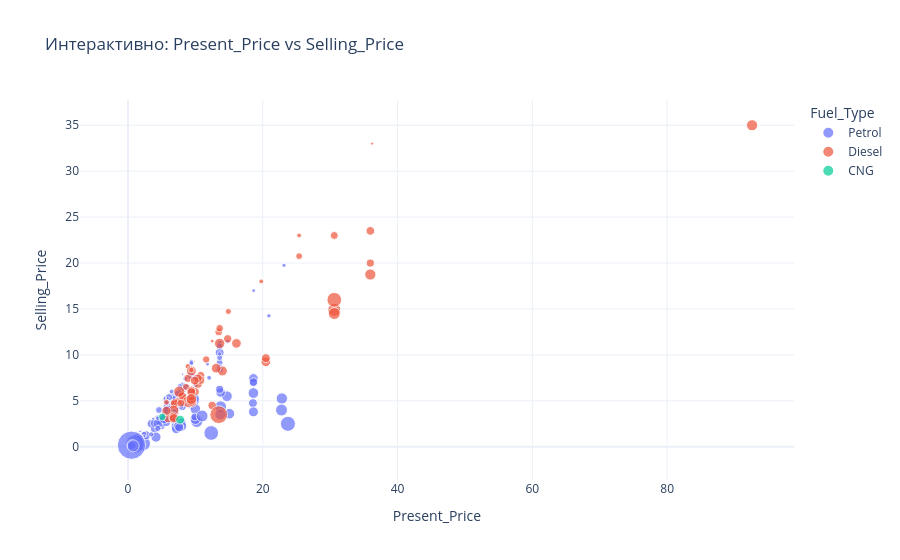

Here is the notebook cell this chart was saved with:
### Markdown cell above
Вывод: На графика видна зависимость, чем старше автомобиль,тем он дешевле.

### Code cell
fig = px.scatter(
    df_clean,
    x="Present_Price",
    y="Selling_Price",
    color="Fuel_Type",
    size="Driven_kms",
    hover_data=["Car_Name", "Car_Age", "Transmission", "Selling_type"],
    title="Интерактивно: Present_Price vs Selling_Price",
    template="plotly_white"
)
fig.write_html("../eda/05_present_vs_selling_price.html")
fig.show()

### Figure 1 — Plotly figure (JSON) as saved in the notebook; plotly's stock layout.template omitted (floating-point values rounded to 4 significant figures; data arrays with more than 128 entries replaced by an {"elided": "..."} marker saying what was removed)
{"data": [{"customdata": {"elided": "239x4 mixed values"}, "hovertemplate": "Fuel_Type=Petrol<br>Present_Price=%{x}<br>Selling_Price=%{y}<br>Driven_kms=%{marker.size}<br>Car_Name=%{customdata[0]}<br>Car_Age=%{customdata[1]}<br>Transmission=%{customdata[2]}<br>Selling_type=%{customdata[3]}<extra></extra>", "legendgroup": "Petrol", "marker": {"color": "#636efa", "size": {"elided": "239 int values"}, "sizemode": "area", "sizeref": 1250, "symbol": "circle"}, "mode": "markers", "name": "Petrol", "orientation": "v", "showlegend": true, "type": "scatter", "x": {"elided": "239 float values"}, "xaxis": "x", "y": {"elided": "239 float values"}, "yaxis": "y"}, {"customdata": {"elided": "58x4 mixed values"}, "hovertemplate": "Fuel_Type=Diesel<br>Present_Price=%{x}<br>Selling_Price=%{y}<br>Driven_kms=%{marker.size}<br>Car_Name=%{customdata[0]}<br>Car_Age=%{customdata[1]}<br>Transmission=%{customdata[2]}<br>Selling_type=%{customdata[3]}<extra></extra>", "legendgroup": "Diesel", "marker": {"color": "#EF553B", "size": [43000, 42450, 2071, 33429, 20273, 42367, 51000, 43000, 41678, 45000, 51439, 39000, 45000, 45000, 45780, 104707, 40000, 15000, 135000, 41000, 78000, 47000, 6000, 45000, 59000, 71000, 45000, 83000, 89000, 23000, 40000, 15000, 38000, 197176, 78000, 58242, 29000, 50024, 58000, 21125, 43535, 77632, 61381, 60000, 52132, 45000, 53000, 68000, 32322, 49000, 71000, 35934, 48000, 19434, 63000, 60076, 33988, 9000], "sizemode": "area", "sizeref": 1250, "symbol": "circle"}, "mode": "markers", "name": "Diesel", "orientation": "v", "showlegend": true, "type": "scatter", "x": [9.54, 6.87, 9.83, 8.61, 8.89, 8.92, 10.38, 10.79, 10.79, 10.38, 5.98, 7.49, 9.95, 8.06, 8.06, 30.61, 30.61, 19.77, 30.61, 35.96, 35.96, 35.96, 36.23, 6.95, 20.45, 6.76, 12.48, 8.93, 30.61, 14.89, 7.85, 25.39, 13.46, 13.46, 92.6, 16.09, 25.39, 20.45, 6.79, 5.7, 14.79, 7.6, 9.4, 9.4, 6.79, 9.4, 5.7, 13.6, 9.4, 9.4, 9.4, 13.6, 9.9, 9.4, 14.0, 13.09, 11.6, 12.5], "xaxis": "x", "y": [4.75, 4.6, 9.25, 6.5, 8.75, 7.45, 6.85, 7.75, 7.25, 7.45, 3.1, 4.95, 6.0, 5.5, 5.5, 14.9, 23.0, 18.0, 16.0, 19.99, 18.75, 23.5, 33.0, 4.75, 9.25, 3.95, 4.5, 4.9, 14.5, 14.73, 4.75, 23.0, 12.5, 3.49, 35.0, 11.25, 20.75, 9.65, 3.25, 4.85, 11.75, 6.0, 8.25, 4.95, 3.1, 6.15, 3.9, 11.25, 5.35, 5.95, 5.2, 12.9, 7.2, 8.35, 8.25, 8.55, 9.5, 11.5], "yaxis": "y"}, {"customdata": [["wagon r", 9, "Manual", "Dealer"], ["sx4", 13, "Manual", "Dealer"]], "hovertemplate": "Fuel_Type=CNG<br>Present_Price=%{x}<br>Selling_Price=%{y}<br>Driven_kms=%{marker.size}<br>Car_Name=%{customdata[0]}<br>Car_Age=%{customdata[1]}<br>Transmission=%{customdata[2]}<br>Selling_type=%{customdata[3]}<extra></extra>", "legendgroup": "CNG", "marker": {"color": "#00cc96", "size": [35500, 49998], "sizemode": "area", "sizeref": 1250, "symbol": "circle"}, "mode": "markers", "name": "CNG", "orientation": "v", "showlegend": true, "type": "scatter", "x": [5.09, 7.74], "xaxis": "x", "y": [3.25, 2.95], "yaxis": "y"}], "layout": {"legend": {"itemsizing": "constant", "title": {"text": "Fuel_Type"}, "tracegroupgap": 0}, "title": {"text": "Интерактивно: Present_Price vs Selling_Price"}, "xaxis": {"anchor": "y", "domain": [0, 1], "title": {"text": "Present_Price"}}, "yaxis": {"anchor": "x", "domain": [0, 1], "title": {"text": "Selling_Price"}}}}
